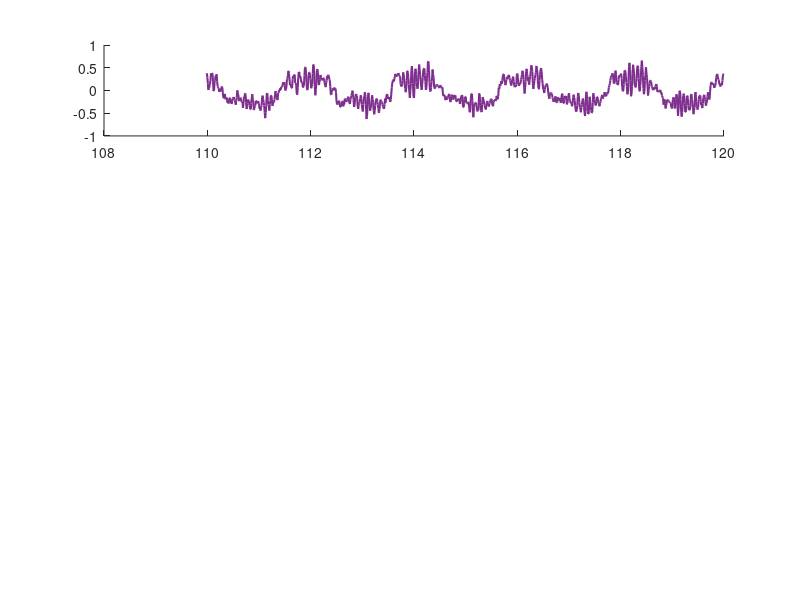

Here is the MATLAB script that generated this plot: (Note: this script raises an error after producing the figure.)
% Load the data
dataStruct = load('LQR_up_up_ref_trac.mat');
data = dataStruct.ans';
data = data(11000:12000, :);

% Extract columns
time         = data(:, 1);
u_input      = data(:, 2);
reference    = data(:, 3);
meas_1       = data(:, 4);
meas_2_abs   = data(:, 5);
est_1        = data(:, 6);
est_2        = data(:, 7);
est_speed_1  = data(:, 8);
est_speed_2  = data(:, 9);

% Create figure
figure('Name', 'Double Pendulum LQR Up Up reference', 'Position', [100, 100, 850, 850]);

% 1. Control Input (Bounded & Saturated)
subplot(4, 1, 1);
hold on;
plot(time, u_input, 'Color', [0.4940 0.1840 0.5560], 'LineWidth', 1.5);
% Add saturation boundary lines
yline(1, 'r--', 'Max (+1)', 'LineWidth', 1.5, 'LabelHorizontalAlignment', 'left');
yline(-1, 'r--', 'Min (-1)', 'LineWidth', 1.5, 'LabelHorizontalAlignment', 'left');
hold off;
ylim([-1.2, 1.2]); % Force bounds slightly wider than saturation
ylabel('Input', 'FontWeight', 'bold');
legend('Control Effort', 'Location', 'northeast');
grid on; set(gca, 'XTickLabel', []);

% 2. Link 1 Angle
subplot(4, 1, 2);
hold on;
plot(time, reference, 'k--', 'LineWidth', 1.5);
plot(time, meas_1, 'LineWidth', 1.5, 'Color', [0 0.4470 0.7410]);
plot(time, est_1, '-.', 'LineWidth', 1.5, 'Color', [0.8500 0.3250 0.0980]);
hold off;
ylim([-1, 1]);
ylabel('Link 1 Angle (rad)', 'FontWeight', 'bold');
legend('Reference', 'Measured', 'Estimated', 'Location', 'northeast');
grid on; set(gca, 'XTickLabel', []);

% 3. Link 2 Angle
subplot(4, 1, 3);
hold on;
plot(time, meas_2_abs, 'LineWidth', 1.5, 'Color', [0.4660 0.6740 0.1880]);
plot(time, est_2, '-.', 'LineWidth', 1.5, 'Color', [0.6350 0.0780 0.1840]);
hold off;
ylim([-0.15, 0.15]);
ylabel('Link 2 Angle (rad)', 'FontWeight', 'bold');
legend('Measured (abs)', 'Estimated', 'Location', 'northeast');
grid on; set(gca, 'XTickLabel', []);

% 4. Angular Velocities
subplot(4, 1, 4);
hold on;
plot(time, est_speed_1, 'LineWidth', 1.5);
plot(time, est_speed_2, 'LineWidth', 1.5);
hold off;
ylim([-2.5, 2.5]);
xlabel('Time', 'FontWeight', 'bold');
ylabel('Angular Vel (rad/s)', 'FontWeight', 'bold');
legend('Est Velocity 1', 'Est Velocity 2', 'Location', 'northeast');
grid on;

% Add overall title
sgtitle('Double Pendulum LQR: Up-Up reference tracking', 'FontSize', 15, 'FontWeight', 'bold');
